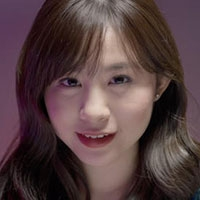
#> input picture ImageProcessing/test_image/Bell.jpg, 200 x 200 px, found by its file name; its folder holds only this picture in this run
$ python New.py
#> lines starting #> are read from the running program, lines starting #| are printed output that depends on the picture
import cv2
import os

path = os.getcwd()
path = path +'/test_image'
file = os.listdir(path)
for name in file :
    print(name)
    image = cv2.imread(path+'/'+name)
#> image is the input picture: shape (200, 200, 3); mean B, G, R 64.8, 63.4, 84.8
    gray = cv2.cvtColor(image, cv2.COLOR_BGR2GRAY)
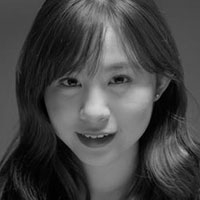
#> gray: shape (200, 200); min 0, max 211, mean 70
    detector = cv2.CascadeClassifier('myhaar.xml')
    rects = detector.detectMultiScale(gray, scaleFactor=1.05,
                                      minNeighbors=2, minSize=(40,40))
#> rects = [[131, 70, 56, 56], [12, 13, 70, 70], [87, 45, 60, 60], [39, 97, 69, 69], [24, 78, 79, 79]]

#> (the run stopped early here; a loop or call above may not have finished)
